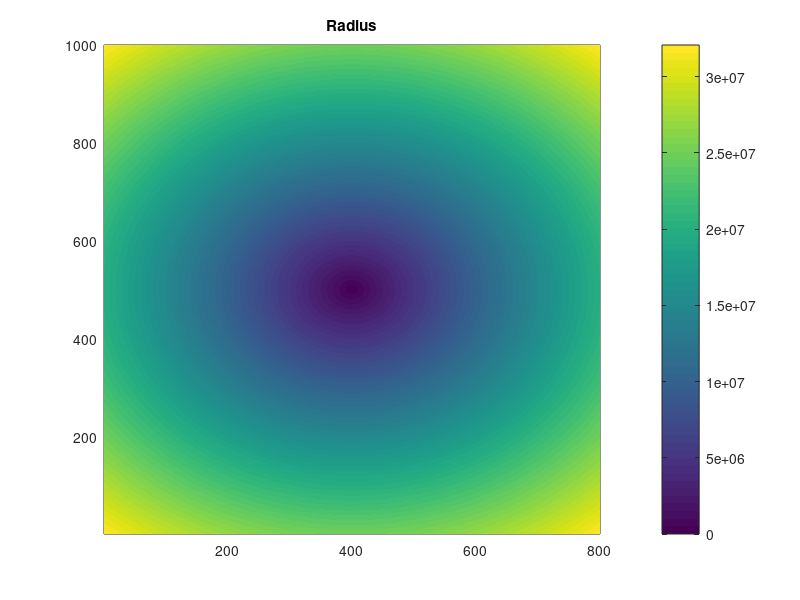

The MATLAB script that drew this image: (Note: this script raises an error after producing the figure.)
%function [A]=kernal2D(D,U,V,F)
  % Kernal for two dimensional problems
  % D-diffusion coefficient
  % U-Advection velocity in x-direction
  % V-Advection velocity in y-direction
  % F-Coefficient for source term that depend on the variable
  % Note that the routine requires that D, U, and F are constants

  close all, clear all, pack
  
 % Global parameters
    global x dx Nx y dy Ny

  % Model setting
    % Grid
      Nx=801;  dx=50000;
      Ny=1001; dy=50000;
      x=((1:Nx)-(Nx-1)/2)*dx; y=((1:Ny)-(Ny-1)/2)*dy;
      
    % Init conditions
      [X,Y]=meshgrid(x,y);
      R=sqrt(X.*X+Y.*Y); figure; pcolor(R); shading flat; colorbar; title("Radius")
    % Physical parameters
      g=9.81;
      f=1.2e-4;
      H0=1000;
     
      % Derived parameters
      c=sqrt(g*H0)
      a=c/f
      aa=1/(a*a)
    
    % Finding the "matricss" kernnal for numerics
      D=1; U=0; V=0; F=aa;
      [A]=kernal2D(-D,U,V,F);
    
    % Values of the source function (i.e., -h0)
      s=zeros(Nx,Ny);
%       % Case, square
%         isize=40 /2
%         s((Nx-1)/2-isize:(Nx-1)/2+isize,(Ny-1)/2-isize:(Ny-1)/2+isize)=aa;       
      % Softer radial conditions (implemented in CTCS code)
        L = 15*dx
        D = 50*dx
        etaamp = 0.2
        %s =aa* 0.5*etaamp*(1.0+tanh((-R+D)/L))'; 
        s = 0.5*etaamp*(1.0+tanh((-R+D)/L))'; 
      % Plotting the initial condition
      % figure; pcolor(s'); colorbar; shading flat; title("Init Eta")
       
       
%% Loop for sensitivity
   %close all, clear HH hmax A B s h
   %figure(10); hold on; xlabel('x/dx','FontSize',[16]); ylabel('\eta_{max}/\eta_0','FontSize',[16])
   ic=0;
   for xH=100:100:5000; ic=ic+1;
   %for xH=100:100:500; ic=ic+1;
      %disp('starting xH = ' + xH)
      HH(ic)=xH;
      H0=xH;
      c=sqrt(g*H0);
      a=c/f;
      aa=1/(a*a)
    
      D=1; U=0; V=0; F=aa;
      [A]=kernal2D(-D,U,V,F);
    

        L = 15*dx;
        D = 50*dx; %D used at two places!!!!
	etaamp = 0.2; 
        s=zeros(Nx,Ny);
        s =0.5*etaamp*(1.0+tanh((-R+D)/L))'; 

        B=aa*reshape(s,Nx*Ny,1);
        tmp=A\B;
        h(:,:)=reshape(tmp,Nx,Ny);
      % Plot the solution
      %  figure(10); plot(x/dx, h(:,(Ny-1)/2)/etaamp, x/dx, s(:,(Ny-1)/2)/aa/etaamp)
      %  xlim([-150 150])
      % save('KG.mat','h')
     hmax(ic)=max(max(h)) / etaamp ;
     BB(ic)=sum(sum(h)) *dx / etaamp ;
 
   end
   save -6 varDepthMax.mat, hmax, HH
   %save('varDepthMax.mat', 'hmax', 'HH')

   %figure; plot(HH,hmax,'LineWidth',[2]); title('\eta at steady state','FontSize',[18])
   %  xlabel('H_0 [m]','FontSize',[16]); ylabel('\eta_{max}/\eta_0','FontSize',[16])
   %  xlim([0 5000]); ylim([0 1])
   
   % qq= BB/(sum(sum(s))/aa/etaamp *dx)./hmax; % Clumsy, but here is the normalization 
   %figure; plot(HH,qq,'LineWidth',[2]); title('Width at steady state','FontSize',[18])
   %  xlabel('H_0 [m]','FontSize',[16]); ylabel('\int(eta)/\int(eta_0)','FontSize',[16])
   %  xlim([0 5000]); %ylim([0 1])
   
   
